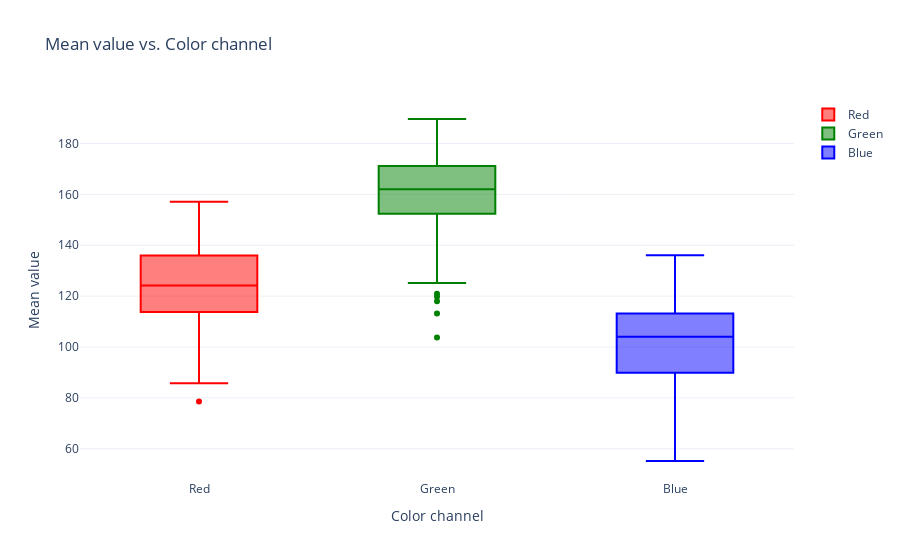

The notebook cell this image was saved under:
### Code cell
fig = go.Figure()

for idx, values in enumerate([red_values, green_values, blue_values]):
    if idx == 0:
        color = "Red"
    if idx == 1:
        color = "Green"
    if idx == 2:
        color = "Blue"
    fig.add_trace(go.Box(x=[color]*len(values), y=values, name=color, marker=dict(color=color.lower())))
    
fig.update_layout(yaxis_title="Mean value", xaxis_title="Color channel",
                  title="Mean value vs. Color channel", template="plotly_white")

### Figure 1 — Plotly figure (JSON) as saved in the notebook; plotly's stock layout.template omitted (floating-point values rounded to 4 significant figures)
{"data": [{"marker": {"color": "red"}, "name": "Red", "type": "box", "x": ["Red", "Red", "Red", "Red", "Red", "Red", "Red", "Red", "Red", "Red", "Red", "Red", "Red", "Red", "Red", "Red", "Red", "Red", "Red", "Red", "Red", "Red", "Red", "Red", "Red", "Red", "Red", "Red", "Red", "Red", "Red", "Red", "Red", "Red", "Red", "Red", "Red", "Red", "Red", "Red", "Red", "Red", "Red", "Red", "Red", "Red", "Red", "Red", "Red", "Red", "Red", "Red", "Red", "Red", "Red", "Red", "Red", "Red", "Red", "Red", "Red", "Red", "Red", "Red", "Red", "Red", "Red", "Red", "Red", "Red", "Red", "Red", "Red", "Red", "Red", "Red", "Red", "Red", "Red", "Red", "Red", "Red", "Red", "Red", "Red", "Red", "Red", "Red", "Red", "Red", "Red", "Red", "Red", "Red", "Red", "Red", "Red", "Red", "Red", "Red"], "y": [125.3, 139.2, 128.0, 100.7, 118.5, 128.1, 132.1, 99.47, 142.0, 135.8, 141.9, 93.69, 104.2, 129.4, 117.1, 126.0, 142.8, 120.9, 124.8, 124.2, 145.0, 108.7, 116.2, 112.9, 134.4, 94.27, 95.28, 130.6, 112.3, 140.8, 117.6, 134.8, 118.6, 125.9, 122.5, 104.8, 117.4, 115.5, 121.5, 120.6, 110.6, 118.3, 92.47, 118.2, 140.9, 157.1, 115.7, 110.1, 144.8, 134.2, 115.9, 148.6, 132.4, 136.6, 151.1, 123.2, 91.11, 134.7, 100.9, 136.0, 141.1, 107.4, 94.32, 135.6, 92.07, 128.2, 119.2, 119.5, 93.62, 136.2, 124.1, 145.1, 131.2, 93.97, 114.6, 143.4, 121.2, 141.1, 78.61, 118.7, 136.6, 136.5, 114.7, 108.0, 147.9, 130.7, 143.2, 125.4, 142.5, 105.7, 145.9, 85.76, 104.4, 122.8, 130.5, 148.0, 133.0, 133.2, 115.8, 135.8]}, {"marker": {"color": "green"}, "name": "Green", "type": "box", "x": ["Green", "Green", "Green", "Green", "Green", "Green", "Green", "Green", "Green", "Green", "Green", "Green", "Green", "Green", "Green", "Green", "Green", "Green", "Green", "Green", "Green", "Green", "Green", "Green", "Green", "Green", "Green", "Green", "Green", "Green", "Green", "Green", "Green", "Green", "Green", "Green", "Green", "Green", "Green", "Green", "Green", "Green", "Green", "Green", "Green", "Green", "Green", "Green", "Green", "Green", "Green", "Green", "Green", "Green", "Green", "Green", "Green", "Green", "Green", "Green", "Green", "Green", "Green", "Green", "Green", "Green", "Green", "Green", "Green", "Green", "Green", "Green", "Green", "Green", "Green", "Green", "Green", "Green", "Green", "Green", "Green", "Green", "Green", "Green", "Green", "Green", "Green", "Green", "Green", "Green", "Green", "Green", "Green", "Green", "Green", "Green", "Green", "Green", "Green", "Green"], "y": [160.7, 171.0, 173.3, 152.7, 154.6, 165.6, 156.0, 149.3, 172.8, 173.5, 174.4, 150.2, 169.8, 166.6, 156.0, 160.3, 161.1, 160.5, 166.6, 163.0, 168.0, 126.0, 157.9, 162.0, 173.3, 152.2, 119.8, 150.9, 172.5, 173.0, 150.3, 172.9, 145.3, 161.9, 158.4, 125.2, 156.5, 163.0, 143.9, 153.7, 132.3, 162.6, 120.9, 161.6, 182.4, 187.2, 155.1, 145.8, 176.1, 178.2, 152.6, 166.5, 171.2, 163.0, 189.6, 155.7, 132.4, 171.2, 176.5, 182.8, 176.4, 157.0, 130.4, 154.4, 103.7, 165.4, 175.6, 169.1, 130.4, 168.9, 159.3, 165.8, 168.6, 127.5, 146.0, 164.7, 164.3, 169.7, 118.0, 144.7, 173.4, 163.1, 155.1, 156.3, 171.1, 150.9, 164.9, 175.5, 166.7, 156.5, 161.2, 113.2, 128.4, 173.6, 167.7, 176.4, 171.1, 175.4, 151.4, 161.2]}, {"marker": {"color": "blue"}, "name": "Blue", "type": "box", "x": ["Blue", "Blue", "Blue", "Blue", "Blue", "Blue", "Blue", "Blue", "Blue", "Blue", "Blue", "Blue", "Blue", "Blue", "Blue", "Blue", "Blue", "Blue", "Blue", "Blue", "Blue", "Blue", "Blue", "Blue", "Blue", "Blue", "Blue", "Blue", "Blue", "Blue", "Blue", "Blue", "Blue", "Blue", "Blue", "Blue", "Blue", "Blue", "Blue", "Blue", "Blue", "Blue", "Blue", "Blue", "Blue", "Blue", "Blue", "Blue", "Blue", "Blue", "Blue", "Blue", "Blue", "Blue", "Blue", "Blue", "Blue", "Blue", "Blue", "Blue", "Blue", "Blue", "Blue", "Blue", "Blue", "Blue", "Blue", "Blue", "Blue", "Blue", "Blue", "Blue", "Blue", "Blue", "Blue", "Blue", "Blue", "Blue", "Blue", "Blue", "Blue", "Blue", "Blue", "Blue", "Blue", "Blue", "Blue", "Blue", "Blue", "Blue", "Blue", "Blue", "Blue", "Blue", "Blue", "Blue", "Blue", "Blue", "Blue", "Blue"], "y": [113.9, 111.8, 130.6, 111.2, 86.74, 112.4, 106.0, 101.0, 88.21, 101.6, 117.6, 94.97, 112.7, 106.6, 108.2, 95.86, 126.0, 91.1, 88.86, 103.8, 131.9, 69.63, 89.77, 89.76, 102.8, 111.8, 66.02, 100.8, 123.7, 107.3, 84.94, 111.6, 90.87, 116.0, 122.2, 71.42, 88.4, 97.95, 91.24, 87.46, 97.08, 86.1, 84.97, 112.0, 87.98, 125.3, 90.06, 55.2, 110.4, 102.0, 61.85, 131.1, 112.6, 131.0, 109.9, 83.91, 89.39, 107.2, 95.25, 100.7, 111.6, 90.68, 95.86, 106.2, 67.43, 104.9, 110.9, 120.4, 73.18, 111.4, 93.11, 126.5, 106.1, 111.3, 105.5, 115.8, 90.14, 112.1, 61.09, 74.48, 97.47, 118.7, 136.0, 99.84, 133.0, 116.5, 116.8, 86.11, 101.0, 127.8, 114.9, 56.95, 78.17, 119.2, 118.5, 113.7, 98.88, 101.0, 117.9, 104.3]}], "layout": {"title": {"text": "Mean value vs. Color channel"}, "xaxis": {"title": {"text": "Color channel"}}, "yaxis": {"title": {"text": "Mean value"}}}}
